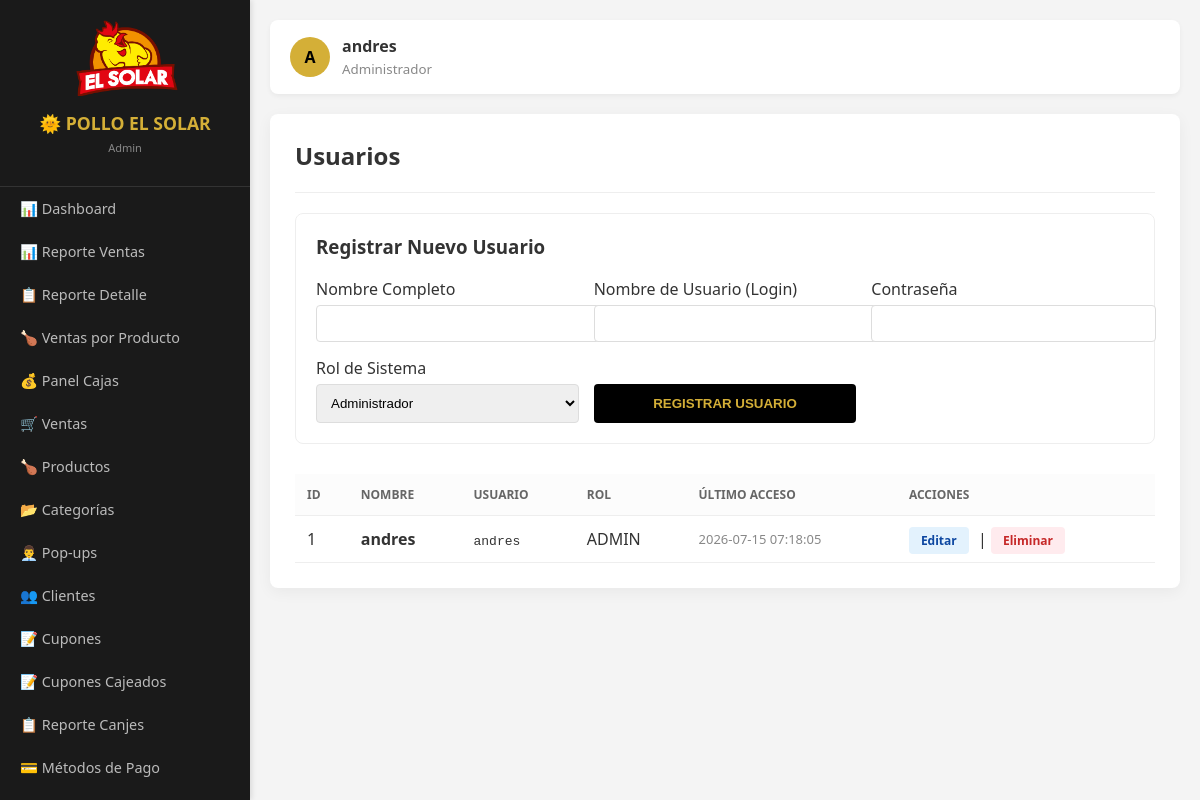
Page /admin.php?mod=usuarios (signed in) on the committed database.
### tables this page shows
CREATE TABLE `usuarios` (
  `id` int(11) NOT NULL AUTO_INCREMENT,
  `nombre` varchar(250) DEFAULT NULL,
  `usuario` varchar(50) NOT NULL,
  `password` varchar(255) NOT NULL,
  `rol` enum('admin','editor') DEFAULT 'admin',
  `estado` tinyint(1) DEFAULT 1,
  `ultimo_acceso` datetime DEFAULT NULL,
  `created_at` datetime DEFAULT current_timestamp(),
  PRIMARY KEY (`id`),
  UNIQUE KEY `usuario` (`usuario`)
);

### modulos/usuarios.php (the view, shortened to what this page needs)
<?php
$res_edit = null;
$sql_list = "SELECT id, nombre, usuario, rol, ultimo_acceso FROM usuarios WHERE estado = 1 ORDER BY id DESC";
$usuarios = $pdo->query($sql_list)->fetchAll();
?>
<div style="background:#fff; padding:20px; border-radius:8px; border:1px solid #eee; margin-bottom:30px;">
    <h3 style="margin-top:0;"><?php echo $res_edit ? "Editar Usuario: ".$res_edit['usuario'] : "Registrar Nuevo Usuario"; ?></h3>
    <form method="POST">
        <div style="display:grid; grid-template-columns: repeat(auto-fit, minmax(200px, 1fr)); gap:15px;">
            <div>
                <label>Nombre Completo</label>
                <input type="text" name="nombre" required value="<?php echo $res_edit['nombre'] ?? ''; ?>" style="width:100%; padding:10px; margin-top:5px; border:1px solid #ddd; border-radius:4px;">
            </div>
            <div>
                <label>Nombre de Usuario (Login)</label>
                <input type="text" name="usuario" required value="<?php echo $res_edit['usuario'] ?? ''; ?>" style="width:100%; padding:10px; margin-top:5px; border:1px solid #ddd; border-radius:4px;">
            </div>
            <div>
                <label>Contraseña <?php echo $res_edit ? '<small>(Dejar vacío para no cambiar)</small>' : ''; ?></label>
                <input type="password" name="password" <?php echo $res_edit ? '' : 'required'; ?> style="width:100%; padding:10px; margin-top:5px; border:1px solid #ddd; border-radius:4px;">
            </div>
            <div>
                <label>Rol de Sistema</label>
                <select name="rol" style="width:100%; padding:10px; margin-top:5px; border:1px solid #ddd; border-radius:4px;">
                    <option value="admin" <?php echo (isset($res_edit['rol']) && $res_edit['rol'] == 'admin') ? 'selected' : ''; ?>>Administrador</option>
                </select>
            </div>
            <div style="display:flex; align-items:flex-end;">
                <button type="submit" name="btn_guardar" style="width:100%; background:#000; color:#D4AF37; border:none; padding:12px; border-radius:4px; cursor:pointer; font-weight:bold;">
                    <?php echo $res_edit ? "GUARDAR CAMBIOS" : "REGISTRAR USUARIO"; ?>
                </button>
            </div>
        </div>
    </form>
</div>
<table style="width:100%; border-collapse: collapse;">
    <thead>
        <tr style="background:#1a1a1a; color:#fff;">
            <th style="padding:12px;">ID</th>
            <th>Nombre</th>
            <th>Usuario</th>
            <th>Rol</th>
            <th>Último Acceso</th>
            <th>Acciones</th>
        </tr>
    </thead>
    <tbody>
        <?php foreach ($usuarios as $u): ?>
        <tr style="border-bottom: 1px solid #eee;">
            <td style="padding:12px;"><?php echo $u['id']; ?></td>
            <td><strong><?php echo $u['nombre']; ?></strong></td>
            <td><code><?php echo $u['usuario']; ?></code></td>
            <td><?php echo strtoupper($u['rol']); ?></td>
            <td style="color:#888; font-size:13px;"><?php echo $u['ultimo_acceso'] ?? 'Sin datos'; ?></td>
            <td>
                <a href="admin.php?mod=usuarios&edit=<?php echo $u['id']; ?>" style="background:#e3f2fd; color:#0d47a1; padding:5px 12px; border-radius:4px; text-decoration:none; font-size:12px; font-weight:bold; margin-right:5px;">Editar</a> |
                <a href="admin.php?mod=usuarios&del=<?php echo $u['id']; ?>"
                   onclick="return confirm('¿Seguro que quieres eliminar a este usuario?')"
                   style="background:#ffebee; color:#c62828; padding:5px 12px; border-radius:4px; text-decoration:none; font-size:12px; font-weight:bold;">Eliminar</a>
            </td>
        </tr>
        <?php endforeach; ?>
    </tbody>
</table>

### admin.php (style rules this page uses)
:root { --sidebar-width: 250px; --gold: #D4AF37; --dark: #1a1a1a; }
body { margin: 0; display: flex; font-family: 'Segoe UI', sans-serif; background: #f4f4f4; color: #333; }
table { width: 100%; border-collapse: collapse; margin-top: 20px; }
th, td { text-align: left; padding: 12px; border-bottom: 1px solid #eee; }
th { background: #fcfcfc; color: #666; text-transform: uppercase; font-size: 0.75em; }

### rows in the picture
usuarios: id "1", nombre "andres", usuario "andres", rol "ADMIN", ultimo_acceso "2026-07-15 07:18:05"

### other values in the picture
$user_rol "Admin"
$item['icono'] "📊"
$item['nombre'] "Dashboard"
$item['nombre'] "Reporte Ventas"
$item['icono'] "📋"
$item['nombre'] "Reporte Detalle"
$item['icono'] "🍗"
$item['nombre'] "Ventas por Producto"
$item['icono'] "💰"
$item['nombre'] "Panel Cajas"
$item['icono'] "🛒"
$item['nombre'] "Ventas"
$item['nombre'] "Productos"
$item['icono'] "📂"
$item['nombre'] "Categorías"
